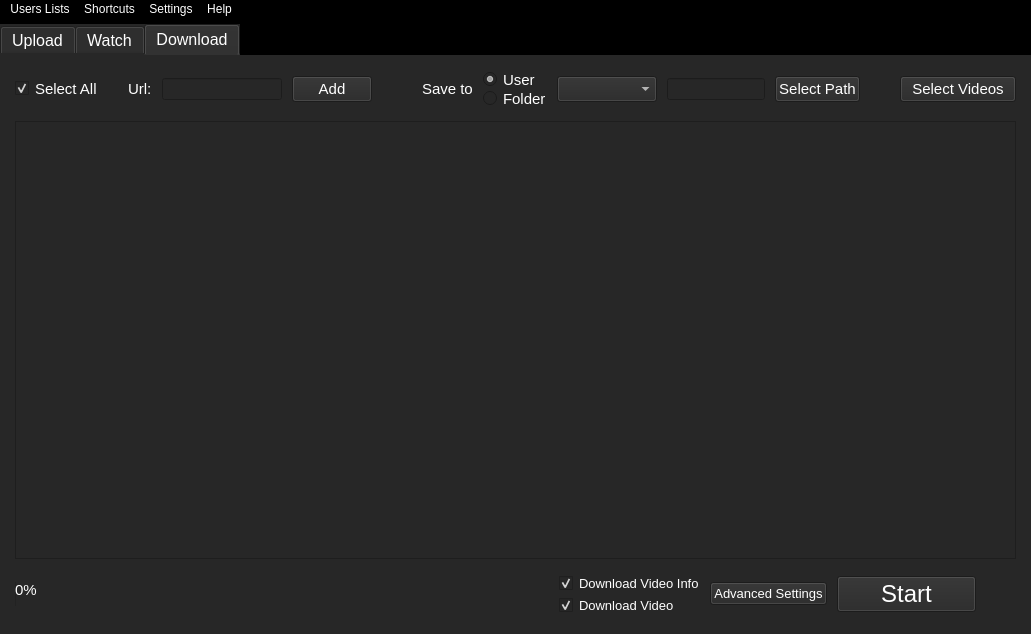
<?xml version="1.0" encoding="UTF-8"?>
<ui version="4.0">
 <author>Outsider</author>
 <class>YouTubeOutside</class>
 <widget class="QMainWindow" name="YouTubeOutside">
  <property name="geometry">
   <rect>
    <x>0</x>
    <y>0</y>
    <width>1031</width>
    <height>634</height>
   </rect>
  </property>
  <property name="sizePolicy">
   <sizepolicy hsizetype="Expanding" vsizetype="Expanding">
    <horstretch>0</horstretch>
    <verstretch>0</verstretch>
   </sizepolicy>
  </property>
  <property name="minimumSize">
   <size>
    <width>650</width>
    <height>400</height>
   </size>
  </property>
  <property name="baseSize">
   <size>
    <width>1000</width>
    <height>550</height>
   </size>
  </property>
  <property name="windowTitle">
   <string>Outside YouTube</string>
  </property>
  <property name="layoutDirection">
   <enum>Qt::LeftToRight</enum>
  </property>
  <property name="styleSheet">
   <string notr="true">alternate-background-color: rgb(255, 255, 255);
color: rgb(255, 255, 255);
background-color: rgb(0, 0, 0);
border-color: rgb(129, 136, 136);
border-top-color: rgb(129, 136, 136);
selection-background-color: rgb(61, 61, 61);</string>
  </property>
  <property name="toolButtonStyle">
   <enum>Qt::ToolButtonIconOnly</enum>
  </property>
  <widget class="QWidget" name="centralwidget">
   <property name="sizePolicy">
    <sizepolicy hsizetype="Expanding" vsizetype="Expanding">
     <horstretch>0</horstretch>
     <verstretch>0</verstretch>
    </sizepolicy>
   </property>
   <property name="minimumSize">
    <size>
     <width>350</width>
     <height>200</height>
    </size>
   </property>
   <property name="baseSize">
    <size>
     <width>1036</width>
     <height>640</height>
    </size>
   </property>
   <layout class="QGridLayout" name="gridLayout">
    <item row="1" column="0">
     <spacer name="verticalSpacer_2">
      <property name="orientation">
       <enum>Qt::Vertical</enum>
      </property>
      <property name="sizeType">
       <enum>QSizePolicy::Fixed</enum>
      </property>
      <property name="sizeHint" stdset="0">
       <size>
        <width>5</width>
        <height>5</height>
       </size>
      </property>
     </spacer>
    </item>
    <item row="2" column="0">
     <widget class="QTabWidget" name="OutsideYT">
      <property name="sizePolicy">
       <sizepolicy hsizetype="MinimumExpanding" vsizetype="MinimumExpanding">
        <horstretch>0</horstretch>
        <verstretch>0</verstretch>
       </sizepolicy>
      </property>
      <property name="minimumSize">
       <size>
        <width>300</width>
        <height>200</height>
       </size>
      </property>
      <property name="font">
       <font>
        <family>Arial</family>
        <pointsize>12</pointsize>
       </font>
      </property>
      <property name="styleSheet">
       <string notr="true">background-color: rgb(39, 39, 39);
alternate-background-color: rgb(39, 39, 39);
selection-background-color: rgb(15, 15, 15);</string>
      </property>
      <property name="tabShape">
       <enum>QTabWidget::Rounded</enum>
      </property>
      <property name="currentIndex">
       <number>2</number>
      </property>
      <property name="usesScrollButtons">
       <bool>true</bool>
      </property>
      <property name="documentMode">
       <bool>false</bool>
      </property>
      <property name="tabsClosable">
       <bool>false</bool>
      </property>
      <property name="movable">
       <bool>false</bool>
      </property>
      <property name="tabBarAutoHide">
       <bool>false</bool>
      </property>
      <property name="Anchor" stdset="0">
       <string/>
      </property>
      <widget class="QWidget" name="UploadPage">
       <property name="sizePolicy">
        <sizepolicy hsizetype="Expanding" vsizetype="Expanding">
         <horstretch>0</horstretch>
         <verstretch>0</verstretch>
        </sizepolicy>
       </property>
       <property name="layoutDirection">
        <enum>Qt::LeftToRight</enum>
       </property>
       <attribute name="title">
        <string>Upload</string>
       </attribute>
       <layout class="QVBoxLayout" name="verticalLayout_2" stretch="0,0,0,0">
        <property name="sizeConstraint">
         <enum>QLayout::SetMinimumSize</enum>
        </property>
        <property name="leftMargin">
         <number>15</number>
        </property>
        <property name="topMargin">
         <number>15</number>
        </property>
        <property name="rightMargin">
         <number>15</number>
        </property>
        <property name="bottomMargin">
         <number>15</number>
        </property>
        <item>
         <layout class="QHBoxLayout" name="horizontalLayout_3">
          <property name="spacing">
           <number>0</number>
          </property>
          <property name="sizeConstraint">
           <enum>QLayout::SetMinimumSize</enum>
          </property>
          <item>
           <widget class="QCheckBox" name="Upload_SelectAll_CheckBox">
            <property name="font">
             <font>
              <family>Arial</family>
              <pointsize>11</pointsize>
             </font>
            </property>
            <property name="text">
             <string>Select All</string>
            </property>
            <property name="checked">
             <bool>true</bool>
            </property>
           </widget>
          </item>
          <item>
           <spacer name="horizontalSpacer">
            <property name="orientation">
             <enum>Qt::Horizontal</enum>
            </property>
            <property name="sizeHint" stdset="0">
             <size>
              <width>40</width>
              <height>20</height>
             </size>
            </property>
           </spacer>
          </item>
          <item>
           <widget class="QPushButton" name="Upload_Check_Button">
            <property name="font">
             <font>
              <family>Arial</family>
              <pointsize>11</pointsize>
             </font>
            </property>
            <property name="text">
             <string>Check</string>
            </property>
           </widget>
          </item>
          <item>
           <spacer name="horizontalSpacer_2">
            <property name="orientation">
             <enum>Qt::Horizontal</enum>
            </property>
            <property name="sizeType">
             <enum>QSizePolicy::Fixed</enum>
            </property>
            <property name="sizeHint" stdset="0">
             <size>
              <width>40</width>
              <height>10</height>
             </size>
            </property>
           </spacer>
          </item>
          <item alignment="Qt::AlignHCenter">
           <widget class="QPushButton" name="Upload_UploadTime_Button">
            <property name="font">
             <font>
              <family>Arial</family>
              <pointsize>11</pointsize>
             </font>
            </property>
            <property name="text">
             <string>  Upload Time  </string>
            </property>
           </widget>
          </item>
          <item>
           <spacer name="horizontalSpacer_6">
            <property name="orientation">
             <enum>Qt::Horizontal</enum>
            </property>
            <property name="sizeType">
             <enum>QSizePolicy::Fixed</enum>
            </property>
            <property name="sizeHint" stdset="0">
             <size>
              <width>40</width>
              <height>10</height>
             </size>
            </property>
           </spacer>
          </item>
          <item>
           <widget class="QPushButton" name="Upload_ClearUTime_Button">
            <property name="font">
             <font>
              <family>Arial</family>
              <pointsize>9</pointsize>
             </font>
            </property>
            <property name="text">
             <string> Clear Upload Time </string>
            </property>
           </widget>
          </item>
          <item>
           <spacer name="horizontalSpacer_4">
            <property name="orientation">
             <enum>Qt::Horizontal</enum>
            </property>
            <property name="sizeType">
             <enum>QSizePolicy::Expanding</enum>
            </property>
            <property name="sizeHint" stdset="0">
             <size>
              <width>20</width>
              <height>20</height>
             </size>
            </property>
           </spacer>
          </item>
          <item>
           <widget class="QPushButton" name="Upload_SelectVideos_Button">
            <property name="sizePolicy">
             <sizepolicy hsizetype="Fixed" vsizetype="Fixed">
              <horstretch>0</horstretch>
              <verstretch>0</verstretch>
             </sizepolicy>
            </property>
            <property name="font">
             <font>
              <family>Arial</family>
              <pointsize>11</pointsize>
             </font>
            </property>
            <property name="text">
             <string>  Select Videos  </string>
            </property>
           </widget>
          </item>
         </layout>
        </item>
        <item>
         <spacer name="verticalSpacer">
          <property name="orientation">
           <enum>Qt::Vertical</enum>
          </property>
          <property name="sizeType">
           <enum>QSizePolicy::Minimum</enum>
          </property>
          <property name="sizeHint" stdset="0">
           <size>
            <width>11</width>
            <height>3</height>
           </size>
          </property>
         </spacer>
        </item>
        <item>
         <widget class="QTableView" name="Upload_Table">
          <property name="font">
           <font>
            <family>Arial</family>
            <pointsize>11</pointsize>
           </font>
          </property>
          <property name="focusPolicy">
           <enum>Qt::ClickFocus</enum>
          </property>
          <property name="frameShape">
           <enum>QFrame::NoFrame</enum>
          </property>
          <property name="frameShadow">
           <enum>QFrame::Sunken</enum>
          </property>
          <property name="sizeAdjustPolicy">
           <enum>QAbstractScrollArea::AdjustToContentsOnFirstShow</enum>
          </property>
          <property name="editTriggers">
           <set>QAbstractItemView::DoubleClicked|QAbstractItemView::EditKeyPressed|QAbstractItemView::SelectedClicked</set>
          </property>
          <property name="alternatingRowColors">
           <bool>true</bool>
          </property>
          <property name="textElideMode">
           <enum>Qt::ElideRight</enum>
          </property>
          <property name="verticalScrollMode">
           <enum>QAbstractItemView::ScrollPerPixel</enum>
          </property>
          <property name="horizontalScrollMode">
           <enum>QAbstractItemView::ScrollPerPixel</enum>
          </property>
          <property name="gridStyle">
           <enum>Qt::DotLine</enum>
          </property>
          <property name="sortingEnabled">
           <bool>true</bool>
          </property>
         </widget>
        </item>
        <item>
         <layout class="QHBoxLayout" name="horizontalLayout">
          <item>
           <widget class="QProgressBar" name="Upload_Progress_Bar">
            <property name="enabled">
             <bool>true</bool>
            </property>
            <property name="font">
             <font>
              <family>Arial</family>
              <pointsize>9</pointsize>
             </font>
            </property>
            <property name="value">
             <number>0</number>
            </property>
            <property name="invertedAppearance">
             <bool>false</bool>
            </property>
           </widget>
          </item>
          <item>
           <widget class="QLabel" name="Upload_Progress_Label">
            <property name="font">
             <font>
              <family>Arial</family>
              <pointsize>11</pointsize>
              <weight>75</weight>
              <bold>true</bold>
             </font>
            </property>
            <property name="text">
             <string/>
            </property>
           </widget>
          </item>
          <item>
           <spacer name="horizontalSpacer_8">
            <property name="orientation">
             <enum>Qt::Horizontal</enum>
            </property>
            <property name="sizeHint" stdset="0">
             <size>
              <width>40</width>
              <height>20</height>
             </size>
            </property>
           </spacer>
          </item>
          <item>
           <widget class="QCheckBox" name="Upload_delete_after_upload_checkBox">
            <property name="font">
             <font>
              <family>Arial</family>
              <pointsize>9</pointsize>
              <weight>75</weight>
              <bold>true</bold>
             </font>
            </property>
            <property name="text">
             <string>Delete after upload</string>
            </property>
           </widget>
          </item>
          <item>
           <widget class="QCheckBox" name="Upload_ShowBrowser_checkBox">
            <property name="font">
             <font>
              <family>Arial</family>
              <pointsize>9</pointsize>
              <weight>75</weight>
              <bold>true</bold>
             </font>
            </property>
            <property name="text">
             <string>Show Browsers</string>
            </property>
           </widget>
          </item>
          <item>
           <spacer name="horizontalSpacer_10">
            <property name="orientation">
             <enum>Qt::Horizontal</enum>
            </property>
            <property name="sizeType">
             <enum>QSizePolicy::Minimum</enum>
            </property>
            <property name="sizeHint" stdset="0">
             <size>
              <width>40</width>
              <height>20</height>
             </size>
            </property>
           </spacer>
          </item>
          <item alignment="Qt::AlignRight">
           <widget class="QPushButton" name="Upload_Start">
            <property name="sizePolicy">
             <sizepolicy hsizetype="Fixed" vsizetype="Fixed">
              <horstretch>0</horstretch>
              <verstretch>0</verstretch>
             </sizepolicy>
            </property>
            <property name="minimumSize">
             <size>
              <width>122</width>
              <height>31</height>
             </size>
            </property>
            <property name="baseSize">
             <size>
              <width>122</width>
              <height>31</height>
             </size>
            </property>
            <property name="font">
             <font>
              <family>Arial</family>
              <pointsize>18</pointsize>
              <weight>50</weight>
              <bold>false</bold>
             </font>
            </property>
            <property name="text">
             <string>      Start      </string>
            </property>
           </widget>
          </item>
          <item>
           <spacer name="horizontalSpacer_9">
            <property name="orientation">
             <enum>Qt::Horizontal</enum>
            </property>
            <property name="sizeType">
             <enum>QSizePolicy::Fixed</enum>
            </property>
            <property name="sizeHint" stdset="0">
             <size>
              <width>40</width>
              <height>50</height>
             </size>
            </property>
           </spacer>
          </item>
         </layout>
        </item>
       </layout>
      </widget>
      <widget class="QWidget" name="WatchPage">
       <attribute name="title">
        <string>Watch</string>
       </attribute>
       <layout class="QVBoxLayout" name="verticalLayout">
        <property name="leftMargin">
         <number>15</number>
        </property>
        <property name="topMargin">
         <number>15</number>
        </property>
        <property name="rightMargin">
         <number>15</number>
        </property>
        <property name="bottomMargin">
         <number>15</number>
        </property>
        <item>
         <layout class="QHBoxLayout" name="horizontalLayout_4">
          <item>
           <widget class="QCheckBox" name="Watch_SelectAll_CheckBox">
            <property name="font">
             <font>
              <family>Arial</family>
              <pointsize>11</pointsize>
             </font>
            </property>
            <property name="text">
             <string>Select All</string>
            </property>
            <property name="checked">
             <bool>true</bool>
            </property>
           </widget>
          </item>
          <item>
           <spacer name="horizontalSpacer_7">
            <property name="orientation">
             <enum>Qt::Horizontal</enum>
            </property>
            <property name="sizeHint" stdset="0">
             <size>
              <width>40</width>
              <height>20</height>
             </size>
            </property>
           </spacer>
          </item>
          <item>
           <widget class="QLabel" name="Watch_url_label">
            <property name="font">
             <font>
              <family>Arial</family>
              <pointsize>11</pointsize>
             </font>
            </property>
            <property name="text">
             <string>Url: </string>
            </property>
           </widget>
          </item>
          <item>
           <widget class="QLineEdit" name="Watch_url_textBox">
            <property name="font">
             <font>
              <family>Arial</family>
              <pointsize>11</pointsize>
             </font>
            </property>
            <property name="placeholderText">
             <string/>
            </property>
           </widget>
          </item>
          <item>
           <widget class="QPushButton" name="Watch_url_add_Button">
            <property name="font">
             <font>
              <family>Arial</family>
              <pointsize>11</pointsize>
             </font>
            </property>
            <property name="text">
             <string>Add</string>
            </property>
           </widget>
          </item>
          <item>
           <spacer name="horizontalSpacer_3">
            <property name="orientation">
             <enum>Qt::Horizontal</enum>
            </property>
            <property name="sizeHint" stdset="0">
             <size>
              <width>40</width>
              <height>20</height>
             </size>
            </property>
           </spacer>
          </item>
          <item>
           <widget class="QPushButton" name="Watch_SelectVideos_Button">
            <property name="font">
             <font>
              <family>Arial</family>
              <pointsize>11</pointsize>
             </font>
            </property>
            <property name="text">
             <string>  Select Videos  </string>
            </property>
           </widget>
          </item>
         </layout>
        </item>
        <item>
         <spacer name="verticalSpacer_3">
          <property name="orientation">
           <enum>Qt::Vertical</enum>
          </property>
          <property name="sizeType">
           <enum>QSizePolicy::Minimum</enum>
          </property>
          <property name="sizeHint" stdset="0">
           <size>
            <width>11</width>
            <height>3</height>
           </size>
          </property>
         </spacer>
        </item>
        <item>
         <widget class="QTableView" name="Watch_Table">
          <property name="font">
           <font>
            <family>Arial</family>
            <pointsize>11</pointsize>
           </font>
          </property>
         </widget>
        </item>
        <item>
         <layout class="QHBoxLayout" name="horizontalLayout_6">
          <item>
           <widget class="QProgressBar" name="Watch_Progress_Bar">
            <property name="font">
             <font>
              <family>Arial</family>
              <pointsize>9</pointsize>
             </font>
            </property>
            <property name="value">
             <number>0</number>
            </property>
           </widget>
          </item>
          <item>
           <widget class="QLabel" name="Watch_Progress_Label">
            <property name="font">
             <font>
              <family>Arial</family>
              <pointsize>11</pointsize>
              <weight>75</weight>
              <bold>true</bold>
             </font>
            </property>
            <property name="text">
             <string/>
            </property>
           </widget>
          </item>
          <item>
           <spacer name="horizontalSpacer_16">
            <property name="orientation">
             <enum>Qt::Horizontal</enum>
            </property>
            <property name="sizeHint" stdset="0">
             <size>
              <width>40</width>
              <height>20</height>
             </size>
            </property>
           </spacer>
          </item>
          <item>
           <widget class="QCheckBox" name="Watch_ShowBrowser_checkBox">
            <property name="text">
             <string>Show Browsers</string>
            </property>
           </widget>
          </item>
          <item>
           <widget class="QPushButton" name="Watch_advanced_settings_Button">
            <property name="font">
             <font>
              <family>Arial</family>
              <pointsize>10</pointsize>
             </font>
            </property>
            <property name="text">
             <string>  Advanced Settings  </string>
            </property>
           </widget>
          </item>
          <item>
           <spacer name="horizontalSpacer_18">
            <property name="orientation">
             <enum>Qt::Horizontal</enum>
            </property>
            <property name="sizeType">
             <enum>QSizePolicy::Minimum</enum>
            </property>
            <property name="sizeHint" stdset="0">
             <size>
              <width>40</width>
              <height>20</height>
             </size>
            </property>
           </spacer>
          </item>
          <item alignment="Qt::AlignRight">
           <widget class="QPushButton" name="Watch_Start">
            <property name="sizePolicy">
             <sizepolicy hsizetype="Fixed" vsizetype="Fixed">
              <horstretch>0</horstretch>
              <verstretch>0</verstretch>
             </sizepolicy>
            </property>
            <property name="minimumSize">
             <size>
              <width>122</width>
              <height>31</height>
             </size>
            </property>
            <property name="baseSize">
             <size>
              <width>122</width>
              <height>31</height>
             </size>
            </property>
            <property name="font">
             <font>
              <family>Arial</family>
              <pointsize>18</pointsize>
              <weight>50</weight>
              <bold>false</bold>
             </font>
            </property>
            <property name="text">
             <string>      Start      </string>
            </property>
           </widget>
          </item>
          <item>
           <spacer name="horizontalSpacer_17">
            <property name="orientation">
             <enum>Qt::Horizontal</enum>
            </property>
            <property name="sizeType">
             <enum>QSizePolicy::Fixed</enum>
            </property>
            <property name="sizeHint" stdset="0">
             <size>
              <width>40</width>
              <height>50</height>
             </size>
            </property>
           </spacer>
          </item>
         </layout>
        </item>
       </layout>
      </widget>
      <widget class="QWidget" name="DownloadPage">
       <attribute name="title">
        <string>Download</string>
       </attribute>
       <layout class="QVBoxLayout" name="verticalLayout_6">
        <property name="leftMargin">
         <number>15</number>
        </property>
        <property name="topMargin">
         <number>15</number>
        </property>
        <property name="rightMargin">
         <number>15</number>
        </property>
        <property name="bottomMargin">
         <number>15</number>
        </property>
        <item>
         <layout class="QHBoxLayout" name="horizontalLayout_8">
          <item>
           <widget class="QCheckBox" name="Download_SelectAll_CheckBox">
            <property name="font">
             <font>
              <family>Arial</family>
              <pointsize>11</pointsize>
             </font>
            </property>
            <property name="text">
             <string>Select All</string>
            </property>
            <property name="checked">
             <bool>true</bool>
            </property>
           </widget>
          </item>
          <item>
           <spacer name="horizontalSpacer_5">
            <property name="orientation">
             <enum>Qt::Horizontal</enum>
            </property>
            <property name="sizeType">
             <enum>QSizePolicy::Minimum</enum>
            </property>
            <property name="sizeHint" stdset="0">
             <size>
              <width>20</width>
              <height>20</height>
             </size>
            </property>
           </spacer>
          </item>
          <item>
           <widget class="QLabel" name="Download_url_label">
            <property name="font">
             <font>
              <family>Arial</family>
              <pointsize>11</pointsize>
             </font>
            </property>
            <property name="text">
             <string>Url:</string>
            </property>
           </widget>
          </item>
          <item>
           <widget class="QLineEdit" name="Download_url_textBox">
            <property name="sizePolicy">
             <sizepolicy hsizetype="Expanding" vsizetype="Fixed">
              <horstretch>0</horstretch>
              <verstretch>0</verstretch>
             </sizepolicy>
            </property>
            <property name="minimumSize">
             <size>
              <width>120</width>
              <height>0</height>
             </size>
            </property>
            <property name="baseSize">
             <size>
              <width>120</width>
              <height>0</height>
             </size>
            </property>
           </widget>
          </item>
          <item>
           <widget class="QPushButton" name="Download_url_add_Button">
            <property name="font">
             <font>
              <family>Arial</family>
              <pointsize>11</pointsize>
             </font>
            </property>
            <property name="text">
             <string>Add</string>
            </property>
           </widget>
          </item>
          <item>
           <spacer name="horizontalSpacer_14">
            <property name="orientation">
             <enum>Qt::Horizontal</enum>
            </property>
            <property name="sizeType">
             <enum>QSizePolicy::Minimum</enum>
            </property>
            <property name="sizeHint" stdset="0">
             <size>
              <width>40</width>
              <height>20</height>
             </size>
            </property>
           </spacer>
          </item>
          <item>
           <widget class="QLabel" name="Download_Save_to_label">
            <property name="font">
             <font>
              <family>Arial</family>
              <pointsize>11</pointsize>
             </font>
            </property>
            <property name="text">
             <string>Save to</string>
            </property>
           </widget>
          </item>
          <item>
           <layout class="QVBoxLayout" name="verticalLayout_4">
            <property name="spacing">
             <number>0</number>
            </property>
            <item>
             <widget class="QRadioButton" name="Download_User_Save_Mode_radioButton">
              <property name="font">
               <font>
                <family>Arial</family>
                <pointsize>11</pointsize>
               </font>
              </property>
              <property name="text">
               <string>User</string>
              </property>
              <property name="checked">
               <bool>true</bool>
              </property>
             </widget>
            </item>
            <item>
             <widget class="QRadioButton" name="Download_Folder_Save_Mode_radioButton">
              <property name="font">
               <font>
                <family>Arial</family>
                <pointsize>11</pointsize>
               </font>
              </property>
              <property name="text">
               <string>Folder</string>
              </property>
             </widget>
            </item>
           </layout>
          </item>
          <item>
           <widget class="QComboBox" name="Download_Save_to_ComboBox">
            <property name="sizePolicy">
             <sizepolicy hsizetype="Expanding" vsizetype="Fixed">
              <horstretch>0</horstretch>
              <verstretch>0</verstretch>
             </sizepolicy>
            </property>
            <property name="minimumSize">
             <size>
              <width>100</width>
              <height>0</height>
             </size>
            </property>
            <property name="font">
             <font>
              <family>Arial</family>
              <pointsize>11</pointsize>
             </font>
            </property>
           </widget>
          </item>
          <item>
           <widget class="QLineEdit" name="Download_Save_textBox"/>
          </item>
          <item>
           <widget class="QPushButton" name="Download_Select_Path_Button">
            <property name="font">
             <font>
              <family>Arial</family>
              <pointsize>11</pointsize>
             </font>
            </property>
            <property name="text">
             <string>Select Path</string>
            </property>
           </widget>
          </item>
          <item>
           <spacer name="horizontalSpacer_11">
            <property name="orientation">
             <enum>Qt::Horizontal</enum>
            </property>
            <property name="sizeHint" stdset="0">
             <size>
              <width>40</width>
              <height>20</height>
             </size>
            </property>
           </spacer>
          </item>
          <item>
           <widget class="QPushButton" name="Download_SelectVideos_Button">
            <property name="font">
             <font>
              <family>Arial</family>
              <pointsize>11</pointsize>
             </font>
            </property>
            <property name="text">
             <string>  Select Videos  </string>
            </property>
           </widget>
          </item>
         </layout>
        </item>
        <item>
         <spacer name="horizontalSpacer_13">
          <property name="orientation">
           <enum>Qt::Vertical</enum>
          </property>
          <property name="sizeType">
           <enum>QSizePolicy::Minimum</enum>
          </property>
          <property name="sizeHint" stdset="0">
           <size>
            <width>11</width>
            <height>3</height>
           </size>
          </property>
         </spacer>
        </item>
        <item>
         <widget class="QTableView" name="Download_Table">
          <property name="font">
           <font>
            <family>Arial</family>
            <pointsize>11</pointsize>
           </font>
          </property>
         </widget>
        </item>
        <item>
         <layout class="QHBoxLayout" name="horizontalLayout_10">
          <item>
           <widget class="QProgressBar" name="Download_Progress_Bar">
            <property name="enabled">
             <bool>true</bool>
            </property>
            <property name="sizePolicy">
             <sizepolicy hsizetype="Expanding" vsizetype="Fixed">
              <horstretch>0</horstretch>
              <verstretch>0</verstretch>
             </sizepolicy>
            </property>
            <property name="minimumSize">
             <size>
              <width>250</width>
              <height>0</height>
             </size>
            </property>
            <property name="font">
             <font>
              <family>Arial</family>
              <pointsize>11</pointsize>
             </font>
            </property>
            <property name="value">
             <number>0</number>
            </property>
           </widget>
          </item>
          <item>
           <widget class="QLabel" name="Download_Progress_Label">
            <property name="sizePolicy">
             <sizepolicy hsizetype="Expanding" vsizetype="Preferred">
              <horstretch>0</horstretch>
              <verstretch>0</verstretch>
             </sizepolicy>
            </property>
            <property name="font">
             <font>
              <family>Arial</family>
              <pointsize>9</pointsize>
              <weight>50</weight>
              <bold>false</bold>
             </font>
            </property>
            <property name="text">
             <string/>
            </property>
           </widget>
          </item>
          <item>
           <layout class="QVBoxLayout" name="verticalLayout_5">
            <property name="spacing">
             <number>0</number>
            </property>
            <item>
             <widget class="QCheckBox" name="Download_Info_checkBox">
              <property name="font">
               <font>
                <family>Arial</family>
                <pointsize>10</pointsize>
               </font>
              </property>
              <property name="text">
               <string>Download Video Info</string>
              </property>
              <property name="checked">
               <bool>true</bool>
              </property>
             </widget>
            </item>
            <item>
             <widget class="QCheckBox" name="Download_Video_checkBox">
              <property name="font">
               <font>
                <family>Arial</family>
                <pointsize>10</pointsize>
               </font>
              </property>
              <property name="text">
               <string>Download Video</string>
              </property>
              <property name="checked">
               <bool>true</bool>
              </property>
             </widget>
            </item>
           </layout>
          </item>
          <item>
           <widget class="QPushButton" name="Download_advanced_settings_Button">
            <property name="font">
             <font>
              <family>Arial</family>
              <pointsize>10</pointsize>
             </font>
            </property>
            <property name="text">
             <string>Advanced Settings</string>
            </property>
           </widget>
          </item>
          <item alignment="Qt::AlignRight">
           <widget class="QPushButton" name="Download_Start">
            <property name="sizePolicy">
             <sizepolicy hsizetype="Fixed" vsizetype="Fixed">
              <horstretch>0</horstretch>
              <verstretch>0</verstretch>
             </sizepolicy>
            </property>
            <property name="minimumSize">
             <size>
              <width>122</width>
              <height>31</height>
             </size>
            </property>
            <property name="baseSize">
             <size>
              <width>122</width>
              <height>31</height>
             </size>
            </property>
            <property name="font">
             <font>
              <family>Arial</family>
              <pointsize>18</pointsize>
             </font>
            </property>
            <property name="text">
             <string>      Start      </string>
            </property>
           </widget>
          </item>
          <item>
           <spacer name="horizontalSpacer_25">
            <property name="orientation">
             <enum>Qt::Horizontal</enum>
            </property>
            <property name="sizeType">
             <enum>QSizePolicy::Fixed</enum>
            </property>
            <property name="sizeHint" stdset="0">
             <size>
              <width>40</width>
              <height>50</height>
             </size>
            </property>
           </spacer>
          </item>
         </layout>
        </item>
       </layout>
      </widget>
     </widget>
    </item>
   </layout>
  </widget>
  <widget class="QMenuBar" name="menubar">
   <property name="geometry">
    <rect>
     <x>0</x>
     <y>0</y>
     <width>1031</width>
     <height>20</height>
    </rect>
   </property>
   <widget class="QMenu" name="menuOutside_YouTube">
    <property name="font">
     <font>
      <family>Arial</family>
      <pointsize>11</pointsize>
     </font>
    </property>
    <property name="title">
     <string>Shortcuts</string>
    </property>
    <addaction name="separator"/>
    <addaction name="actionOpen_Main_Folder"/>
   </widget>
   <widget class="QMenu" name="menuHelp">
    <property name="font">
     <font>
      <family>Arial</family>
      <pointsize>10</pointsize>
     </font>
    </property>
    <property name="title">
     <string>Help</string>
    </property>
    <addaction name="actionAbout_Outside_YT"/>
   </widget>
   <widget class="QMenu" name="menuUsers_Lists">
    <property name="font">
     <font>
      <family>Arial</family>
      <pointsize>11</pointsize>
     </font>
    </property>
    <property name="title">
     <string>Users Lists</string>
    </property>
    <addaction name="actionUploaders_2"/>
    <addaction name="separator"/>
    <addaction name="actionWatchers_2"/>
   </widget>
   <widget class="QMenu" name="menuSettings">
    <property name="title">
     <string>Settings</string>
    </property>
    <addaction name="actionUpdate_Settings"/>
   </widget>
   <addaction name="menuUsers_Lists"/>
   <addaction name="menuOutside_YouTube"/>
   <addaction name="menuSettings"/>
   <addaction name="menuHelp"/>
  </widget>
  <action name="actionAbout_Outside_YT">
   <property name="text">
    <string>About Outside YT</string>
   </property>
   <property name="font">
    <font>
     <family>Arial</family>
     <pointsize>10</pointsize>
    </font>
   </property>
  </action>
  <action name="actionUploaders">
   <property name="text">
    <string>Uploaders</string>
   </property>
   <property name="font">
    <font>
     <family>Arial</family>
     <pointsize>10</pointsize>
    </font>
   </property>
  </action>
  <action name="actionWatchers">
   <property name="text">
    <string>Watchers</string>
   </property>
   <property name="font">
    <font>
     <family>Arial</family>
     <pointsize>10</pointsize>
    </font>
   </property>
  </action>
  <action name="actionOpen_Main_Folder">
   <property name="text">
    <string>Open Main Folder (Ctrl+Shift+E)</string>
   </property>
   <property name="font">
    <font>
     <family>Arial</family>
     <pointsize>10</pointsize>
    </font>
   </property>
  </action>
  <action name="actionUpdate_sheet">
   <property name="text">
    <string>Update Page (F5)</string>
   </property>
   <property name="font">
    <font>
     <family>Arial</family>
     <pointsize>10</pointsize>
    </font>
   </property>
  </action>
  <action name="actionUploaders_2">
   <property name="text">
    <string>Uploaders</string>
   </property>
   <property name="font">
    <font>
     <family>Arial</family>
     <pointsize>10</pointsize>
    </font>
   </property>
  </action>
  <action name="actionWatchers_2">
   <property name="text">
    <string>Watchers</string>
   </property>
   <property name="font">
    <font>
     <family>Arial</family>
     <pointsize>10</pointsize>
    </font>
   </property>
  </action>
  <action name="actionUpdate_Settings">
   <property name="text">
    <string>Update Settings</string>
   </property>
  </action>
  <action name="actionDownloaders">
   <property name="text">
    <string>Downloaders</string>
   </property>
  </action>
 </widget>
 <layoutdefault spacing="10" margin="0"/>
 <resources/>
 <connections/>
 <designerdata>
  <property name="gridDeltaX">
   <number>10</number>
  </property>
  <property name="gridDeltaY">
   <number>10</number>
  </property>
  <property name="gridSnapX">
   <bool>true</bool>
  </property>
  <property name="gridSnapY">
   <bool>true</bool>
  </property>
  <property name="gridVisible">
   <bool>false</bool>
  </property>
 </designerdata>
</ui>
